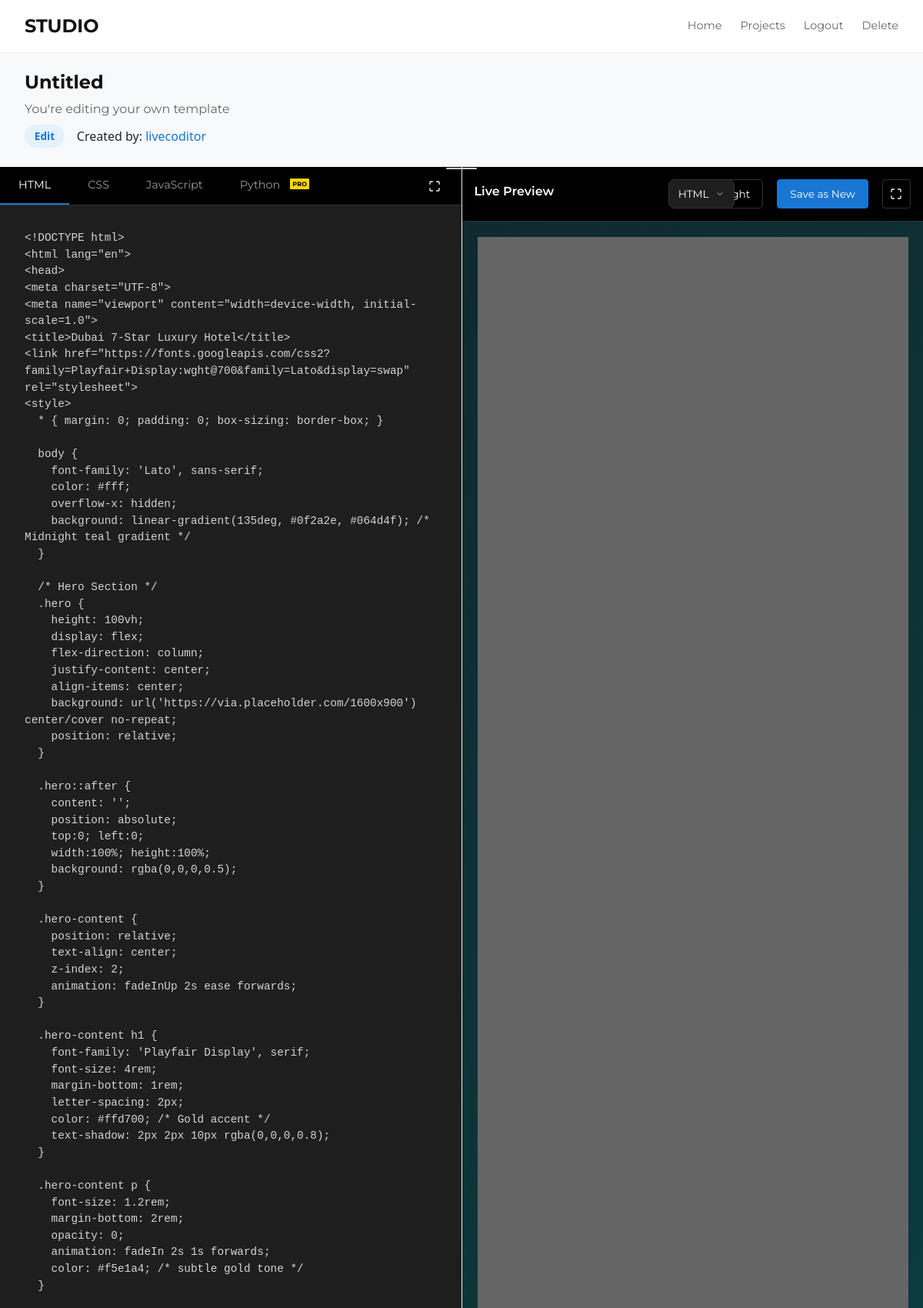
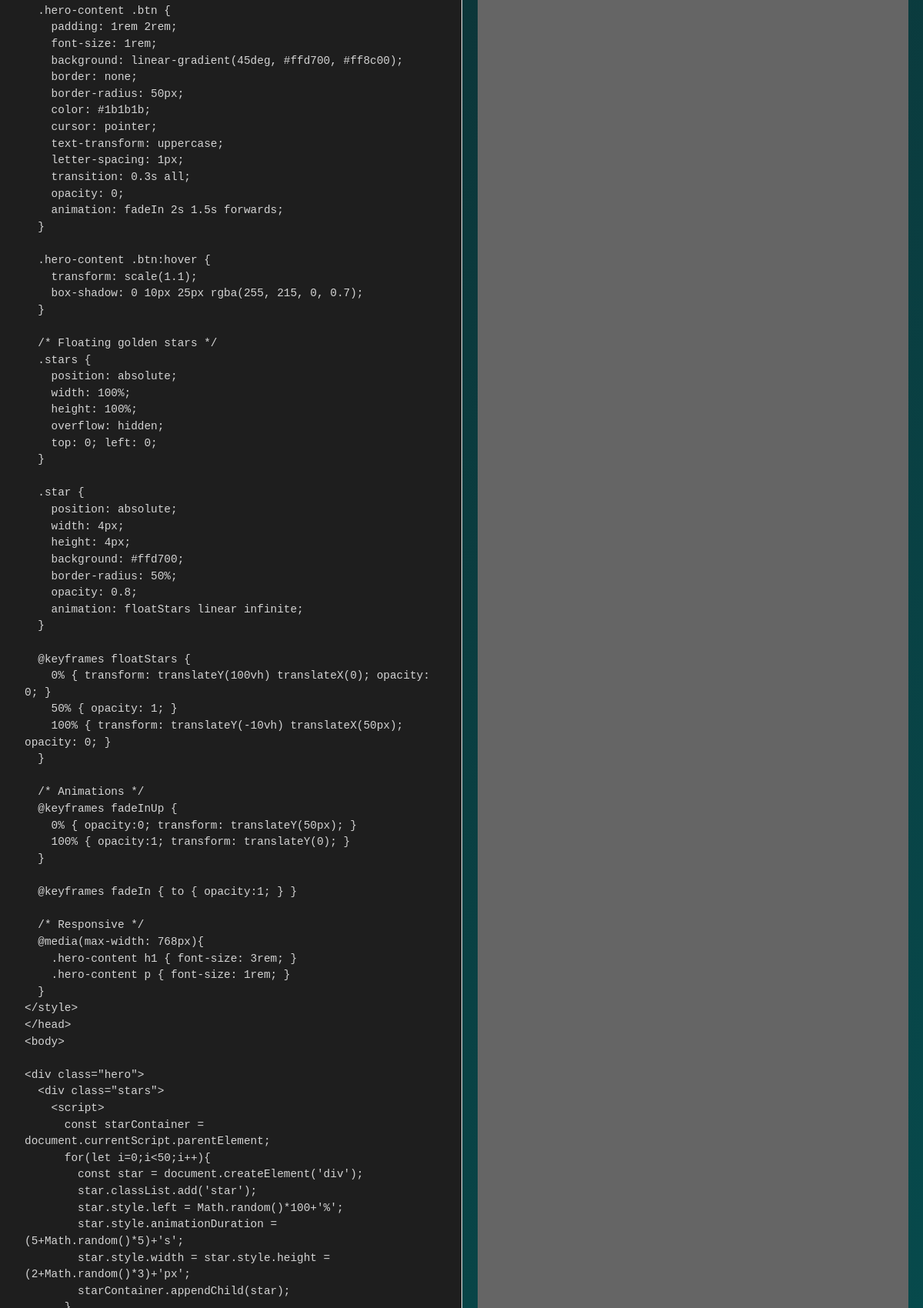
/edit/1/ (signed in, upper part), run on the app's committed database (2 pictures, top to bottom).
### app/models.py (models this page shows, shortened)
class Pen(models.Model):
    user = models.ForeignKey(User, on_delete=models.CASCADE)
    title = models.CharField(max_length=200, blank=True)
    html_code = models.TextField()
    css_code = models.TextField(blank=True)
    js_code = models.TextField(blank=True)
    extra_files = models.JSONField(default=dict, blank=True)
    created_at = models.DateTimeField(auto_now_add=True)
    updated_at = models.DateTimeField(auto_now=True)
    is_draft = models.BooleanField(default=True)
    views = models.IntegerField(default=0)
    is_fork = models.BooleanField(default=False)
    is_edited = models.BooleanField(default=False)
    class Meta:
        db_table = 'app_pen'

class User(AbstractUser):
    has_agreed_policy = models.BooleanField(default=False)
    pass

### app/views.py (the view)
# urls.py: path('edit/<int:pen_id>/', views.code, name='edit_pen'),
@login_required
def code(request, pen_id):
    pen = get_object_or_404(Pen, id=pen_id)
    if request.method == "POST":
        pen.title = request.POST.get("title", "Untitled")
        pen.html_code = request.POST.get("html_code", "")
        pen.css_code = request.POST.get("css_code", "")
        pen.js_code = request.POST.get("js_code", "")
        return redirect('edit_pen', pen_id=pen.id)
    return render(request, "app/edit.html", {
        "pen": pen,
        "editing": True,
        "is_owner": pen.user == request.user,
    })

### app/templates/app/edit.html (shortened to what this page needs)
{% extends "app/base.html" %}
{% block body %}
<div class="layout-root">
  <div class="page-flex">
    <div class="main-content">
      <div class="nav-header">
        <div class="nav-left">
          <a href="{% url 'main' %}" class="nav-logo">STUDIO</a>
        </div>
        <div class="nav-right">
          <a href="{% url 'main' %}" class="nav-link">Home</a>
          <a href="{% url 'projects' %}" class="nav-link">Projects</a>
          <a href="{% url 'logout' %}" class="nav-link">Logout</a>
          <a href="{% url 'delete_pen' pen.id %}"
   class="nav-link"
   onclick="return confirm('Are you sure you want to delete this?');">
   Delete
</a>
        </div>
      </div>
      <div class="fork-header">
        <h1 class="fork-title">{{ pen.title|default:"Edit Template" }}</h1>
        <p class="fork-subtitle">
          {% if is_owner %}
              You're editing your own template
          {% else %}
              You're editing {{ pen.user.username }}'s template
          {% endif %}
      </p>
        <div class="fork-info">
          <span class="fork-badge">Edit</span>
          <span>Created by: <a href="/" class="original-link">{{ pen.user.username|default:"You" }}</a></span>
        </div>
      </div>
      <div class="editor-container">
        <div class="vertical-resize-handle" id="vertical-resize-handle"></div>
        <div class="code-panel">
          <div class="code-tabs">
            <button class="code-tab active" data-tab="html">HTML</button>
            <button class="code-tab" data-tab="css">CSS</button>
            <button class="code-tab" data-tab="js">JavaScript</button>
            <button class="code-tab pro-tab" data-tab="python">
              <span>Python</span>
              <span class="small-pro-badge">PRO</span>
            </button>
            <button class="code-fullscreen-icon-btn" id="code-fullscreen-btn" title="Fullscreen Code">
              <svg width="16" height="16" viewBox="0 0 24 24" fill="none" xmlns="http://www.w3.org/2000/svg">
                <path d="M8 3H5a2 2 0 0 0-2 2v3m18 0V5a2 2 0 0 0-2-2h-3m0 18h3a2 2 0 0 0 2-2v-3M3 16v3a2 2 0 0 0 2 2h3" stroke="currentColor" stroke-width="2" stroke-linecap="round" stroke-linejoin="round"/>
              </svg>
            </button>
          </div>
          <div class="code-editor">
            <textarea id="html-editor" class="code-textarea" placeholder="Enter your HTML code here...">{{ pen.html_code|default:"" }}</textarea>
          </div>
        </div>
        <div class="preview-panel">
          <div class="preview-header">
            <h3 class="preview-title">Live Preview</h3>
            <button id="previewDropdownBtn" style="display: flex; position: relative; left: 110px;align-items: center; gap: 0.5rem; background: #1e1e1e; border: 1px solid #333; border-radius: 8px; padding: 0.5rem 0.75rem; cursor: pointer; font-family: 'Montserrat', sans-serif; font-size: 0.85rem; color: #fff; transition: all 0.2s;">
              <span id="currentPreviewFile">HTML</span>
              <svg width="12" height="12" viewBox="0 0 24 24" fill="none" xmlns="http://www.w3.org/2000/svg" style="color: #ccc; transition: transform 0.2s;">
                <polyline points="6,9 12,15 18,9" stroke="currentColor" stroke-width="2" stroke-linecap="round" stroke-linejoin="round"/>
              </svg>
            </button>
            <div class="preview-actions">
              <button class="preview-btn" id="full-mode-btn">Full Height</button>
              <button class="preview-btn primary" id="save-btn">Save as New</button>
              <button class="fullscreen-icon-btn" id="fullscreen-btn" title="Fullscreen Preview">
                <svg width="16" height="16" viewBox="0 0 24 24" fill="none" xmlns="http://www.w3.org/2000/svg">
                  <path d="M8 3H5a2 2 0 0 0-2 2v3m18 0V5a2 2 0 0 0-2-2h-3m0 18h3a2 2 0 0 0 2-2v-3M3 16v3a2 2 0 0 0 2 2h3" stroke="currentColor" stroke-width="2" stroke-linecap="round" stroke-linejoin="round"/>
                </svg>
              </button>
            </div>
          </div>
          <iframe id="preview-frame" class="preview-frame" srcdoc="<style>html,body{margin:0;padding:0;overflow:hidden;}body{background:#fff;}</style>{{ pen.html_code|default:"" }}<style>{{ pen.css_code|default:"" }}</style><script>{{ pen.js_code|default:"" }}</script>"></iframe>
        </div>
      </div>
    </div>
  </div>
</div>
{% endblock %}

### app/static/app/styles.css (style rules this page uses)
* { margin: 0; padding: 0; box-sizing: border-box; }
body { font-family: 'Helvetica Neue', Arial, sans-serif; line-height: 1.4; color: #000; background: #fff; overflow-x: hidden; }
a { color: #007bff; text-decoration: none; }

### data on the page
Pen: title "Untitled", user.username "livecoditor", html_code "<!DOCTYPE html> <html lang=\"en\"> <head> <meta charset=\"UTF-8\"> <meta name=\"viewport\" content=\"width=device-width, initial-scale=1.0\"> <title>Dubai 7-Star Luxury Hotel</title> <link href=\"https://fonts.googleapis.com/css2?family=Playfair+Display:wght@700&family=Lato&display=swap\" rel=\"stylesheet\"> <style> * { margin: 0; padding: 0; box-sizing: border-box; } body { font-family: 'Lato', sans-serif; color: #fff; overflow-x: hidden; background: linear-gradient(135deg, #0f2a2e, #064d4f); /* Midnight teal gradient */ } /* Hero Section */ .hero { height: 100vh; display: flex; flex-direction: column; justify-content: center; align-items: center; background:…"
